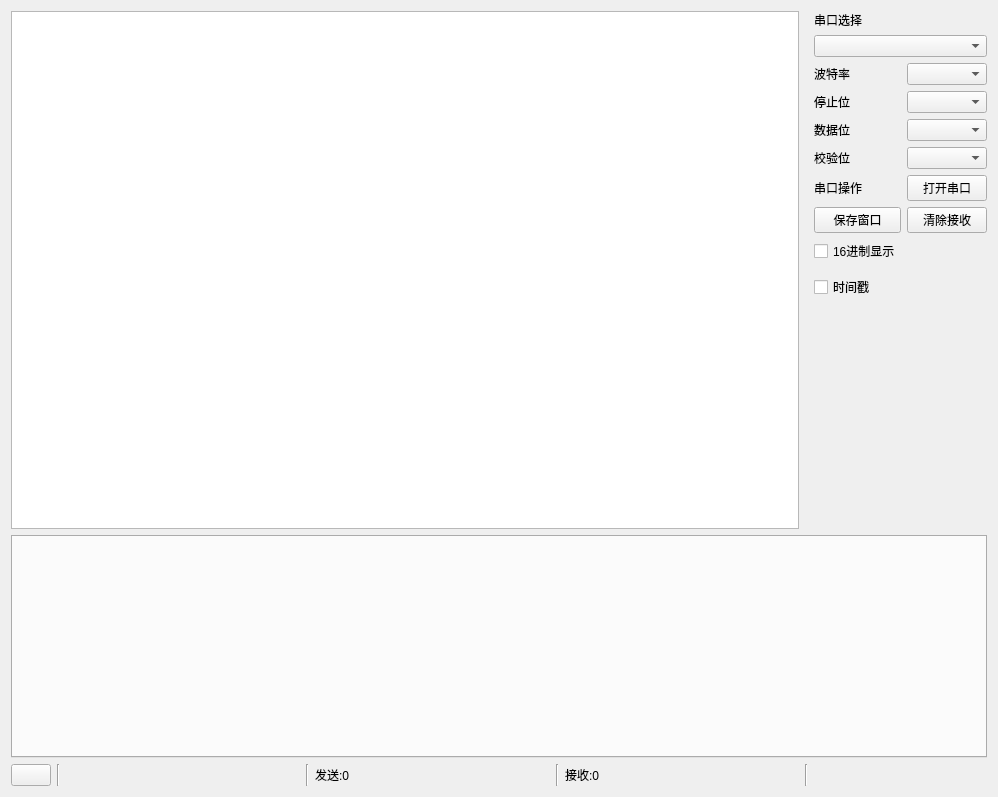
<?xml version="1.0" encoding="UTF-8"?>
<ui version="4.0">
 <class>Home</class>
 <widget class="QWidget" name="Home">
  <property name="geometry">
   <rect>
    <x>0</x>
    <y>0</y>
    <width>998</width>
    <height>797</height>
   </rect>
  </property>
  <property name="windowTitle">
   <string>ZTTY</string>
  </property>
  <layout class="QGridLayout" name="gridLayout">
   <item row="2" column="9" colspan="2">
    <widget class="QComboBox" name="cbBox_Baud"/>
   </item>
   <item row="8" column="8">
    <widget class="QCheckBox" name="ckBox_HexShow">
     <property name="text">
      <string>16进制显示</string>
     </property>
    </widget>
   </item>
   <item row="2" column="8">
    <widget class="QLabel" name="label_Baud">
     <property name="text">
      <string>波特率</string>
     </property>
    </widget>
   </item>
   <item row="4" column="8">
    <widget class="QLabel" name="label_Data">
     <property name="text">
      <string>数据位</string>
     </property>
    </widget>
   </item>
   <item row="3" column="9" colspan="2">
    <widget class="QComboBox" name="cbBox_Stop"/>
   </item>
   <item row="5" column="9" colspan="2">
    <widget class="QComboBox" name="cbBox_Parity"/>
   </item>
   <item row="6" column="9" colspan="2">
    <widget class="QPushButton" name="pBn_TtySet">
     <property name="text">
      <string>打开串口</string>
     </property>
    </widget>
   </item>
   <item row="13" column="8" colspan="3">
    <widget class="QLabel" name="label_CurrentTime">
     <property name="text">
      <string/>
     </property>
    </widget>
   </item>
   <item row="13" column="5">
    <widget class="Line" name="line_2">
     <property name="orientation">
      <enum>Qt::Vertical</enum>
     </property>
    </widget>
   </item>
   <item row="0" column="8" colspan="2">
    <widget class="QLabel" name="label_Tty">
     <property name="text">
      <string>串口选择</string>
     </property>
    </widget>
   </item>
   <item row="4" column="9" colspan="2">
    <widget class="QComboBox" name="cbBox_Data"/>
   </item>
   <item row="6" column="8">
    <widget class="QLabel" name="label_TtySet">
     <property name="text">
      <string>串口操作</string>
     </property>
    </widget>
   </item>
   <item row="13" column="2">
    <widget class="QLabel" name="label_6">
     <property name="sizePolicy">
      <sizepolicy hsizetype="Expanding" vsizetype="Preferred">
       <horstretch>0</horstretch>
       <verstretch>0</verstretch>
      </sizepolicy>
     </property>
     <property name="text">
      <string/>
     </property>
    </widget>
   </item>
   <item row="13" column="7">
    <widget class="Line" name="line_3">
     <property name="orientation">
      <enum>Qt::Vertical</enum>
     </property>
    </widget>
   </item>
   <item row="13" column="0">
    <widget class="QPushButton" name="pBn_Set">
     <property name="text">
      <string/>
     </property>
    </widget>
   </item>
   <item row="10" column="8">
    <widget class="QCheckBox" name="ckBox_TimeLine">
     <property name="text">
      <string>时间戳</string>
     </property>
    </widget>
   </item>
   <item row="13" column="1">
    <widget class="Line" name="line_4">
     <property name="orientation">
      <enum>Qt::Vertical</enum>
     </property>
    </widget>
   </item>
   <item row="5" column="8">
    <widget class="QLabel" name="label_Parity">
     <property name="text">
      <string>校验位</string>
     </property>
    </widget>
   </item>
   <item row="1" column="8" colspan="3">
    <widget class="QComboBox" name="cbBox_Tty"/>
   </item>
   <item row="3" column="8">
    <widget class="QLabel" name="label_Stop">
     <property name="text">
      <string>停止位</string>
     </property>
    </widget>
   </item>
   <item row="12" column="0" colspan="11">
    <widget class="QTabWidget" name="tabWidget">
     <property name="sizePolicy">
      <sizepolicy hsizetype="Expanding" vsizetype="Expanding">
       <horstretch>0</horstretch>
       <verstretch>0</verstretch>
      </sizepolicy>
     </property>
     <property name="currentIndex">
      <number>-1</number>
     </property>
    </widget>
   </item>
   <item row="0" column="0" rowspan="12" colspan="7">
    <widget class="QTextEdit" name="tEdit_Rec">
     <property name="html">
      <string>&lt;!DOCTYPE HTML PUBLIC &quot;-//W3C//DTD HTML 4.0//EN&quot; &quot;http://www.w3.org/TR/REC-html40/strict.dtd&quot;&gt;
&lt;html&gt;&lt;head&gt;&lt;meta name=&quot;qrichtext&quot; content=&quot;1&quot; /&gt;&lt;style type=&quot;text/css&quot;&gt;
p, li { white-space: pre-wrap; }
&lt;/style&gt;&lt;/head&gt;&lt;body style=&quot; font-family:'SimSun'; font-size:9pt; font-weight:400; font-style:normal;&quot;&gt;
&lt;p style=&quot;-qt-paragraph-type:empty; margin-top:0px; margin-bottom:0px; margin-left:0px; margin-right:0px; -qt-block-indent:0; text-indent:0px;&quot;&gt;&lt;br /&gt;&lt;/p&gt;&lt;/body&gt;&lt;/html&gt;</string>
     </property>
    </widget>
   </item>
   <item row="13" column="3">
    <widget class="Line" name="line">
     <property name="orientation">
      <enum>Qt::Vertical</enum>
     </property>
    </widget>
   </item>
   <item row="13" column="4">
    <widget class="QLabel" name="label_SendNumber">
     <property name="sizePolicy">
      <sizepolicy hsizetype="Expanding" vsizetype="Preferred">
       <horstretch>0</horstretch>
       <verstretch>0</verstretch>
      </sizepolicy>
     </property>
     <property name="text">
      <string>发送:0</string>
     </property>
    </widget>
   </item>
   <item row="13" column="6">
    <widget class="QLabel" name="label_RecNumber">
     <property name="sizePolicy">
      <sizepolicy hsizetype="Expanding" vsizetype="Preferred">
       <horstretch>0</horstretch>
       <verstretch>0</verstretch>
      </sizepolicy>
     </property>
     <property name="text">
      <string>接收:0</string>
     </property>
    </widget>
   </item>
   <item row="11" column="8" colspan="3">
    <spacer name="verticalSpacer">
     <property name="orientation">
      <enum>Qt::Vertical</enum>
     </property>
     <property name="sizeHint" stdset="0">
      <size>
       <width>20</width>
       <height>40</height>
      </size>
     </property>
    </spacer>
   </item>
   <item row="7" column="9" colspan="2">
    <widget class="QPushButton" name="pBn_Clear">
     <property name="text">
      <string>清除接收</string>
     </property>
    </widget>
   </item>
   <item row="7" column="8">
    <widget class="QPushButton" name="pBn_Save">
     <property name="text">
      <string>保存窗口</string>
     </property>
    </widget>
   </item>
  </layout>
 </widget>
 <resources/>
 <connections>
  <connection>
   <sender>pBn_Clear</sender>
   <signal>clicked()</signal>
   <receiver>tEdit_Rec</receiver>
   <slot>clear()</slot>
   <hints>
    <hint type="sourcelabel">
     <x>960</x>
     <y>217</y>
    </hint>
    <hint type="destinationlabel">
     <x>597</x>
     <y>195</y>
    </hint>
   </hints>
  </connection>
 </connections>
</ui>
